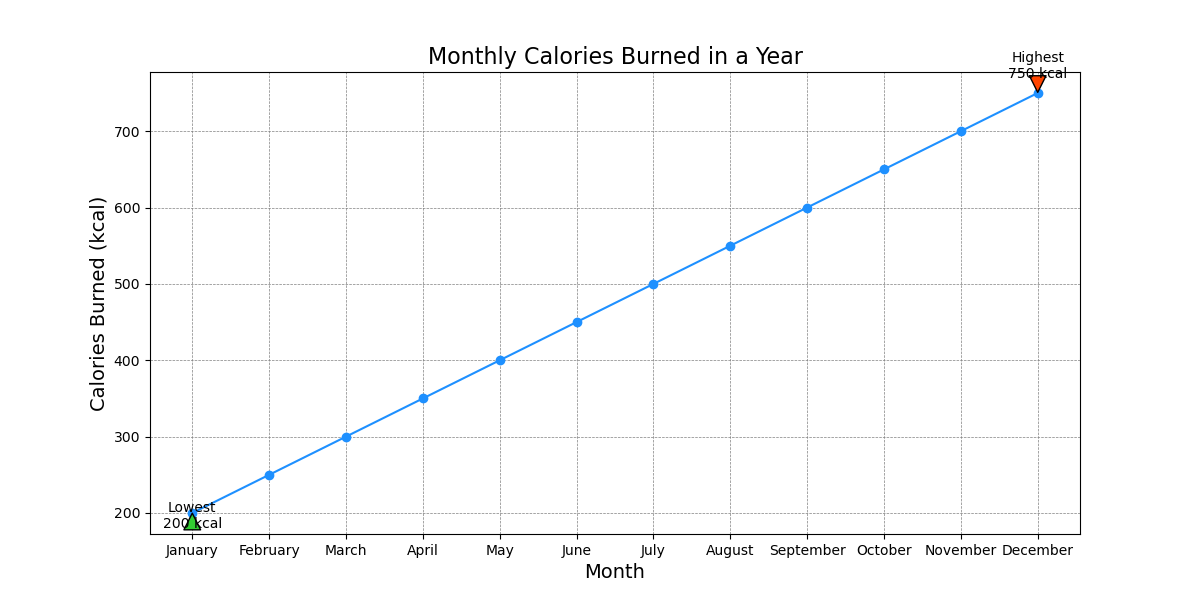

Generate this figure with Python:

import matplotlib.pyplot as plt

# Data points
months = ["January", "February", "March", "April", "May", "June",
          "July", "August", "September", "October", "November", "December"]
calories_burned = [200, 250, 300, 350, 400, 450, 500, 550, 600, 650, 700, 750]

# Creating the line chart
plt.figure(figsize=(12, 6))  # Modifying width and height of the chart

plt.plot(months, calories_burned, color="#1E90FF", marker='o')  # Using a specific color code

# Annotating the highest and lowest calories burned
plt.annotate('Highest\n750 kcal', xy=("December", 750), xytext=("December", 770),
             arrowprops=dict(facecolor='#FF4500', shrink=0.05), ha='center')
plt.annotate('Lowest\n200 kcal', xy=("January", 200), xytext=("January", 180),
             arrowprops=dict(facecolor='#32CD32', shrink=0.05), ha='center')

# Title and labels
plt.title("Monthly Calories Burned in a Year", fontsize=16)
plt.xlabel("Month", fontsize=14)
plt.ylabel("Calories Burned (kcal)", fontsize=14)

# Customizing the grid
plt.grid(True, which='major', linestyle='--', linewidth=0.5, color='grey')

# Show the plot
plt.show()
